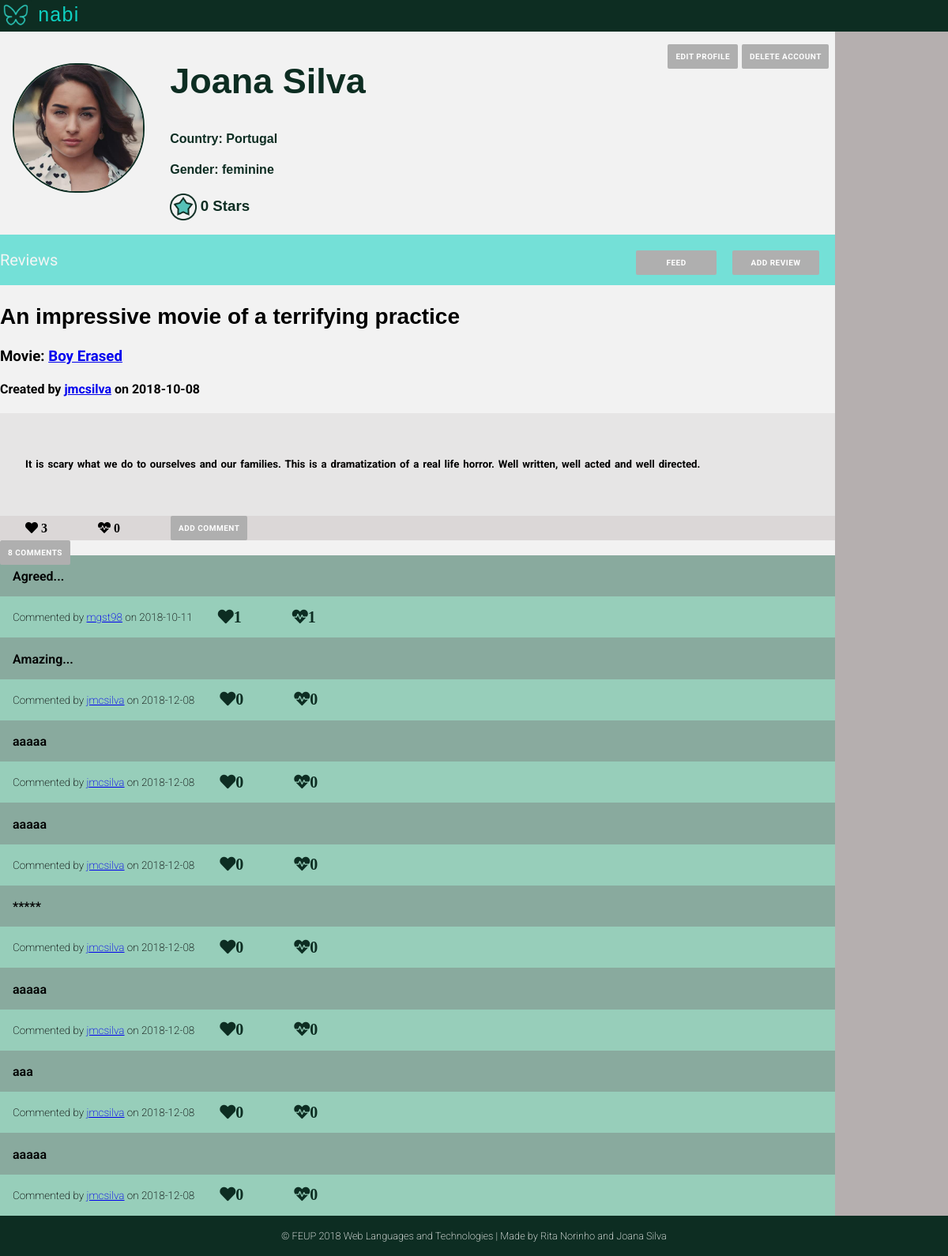
The app's page /pages/profile.php (signed in), older data.
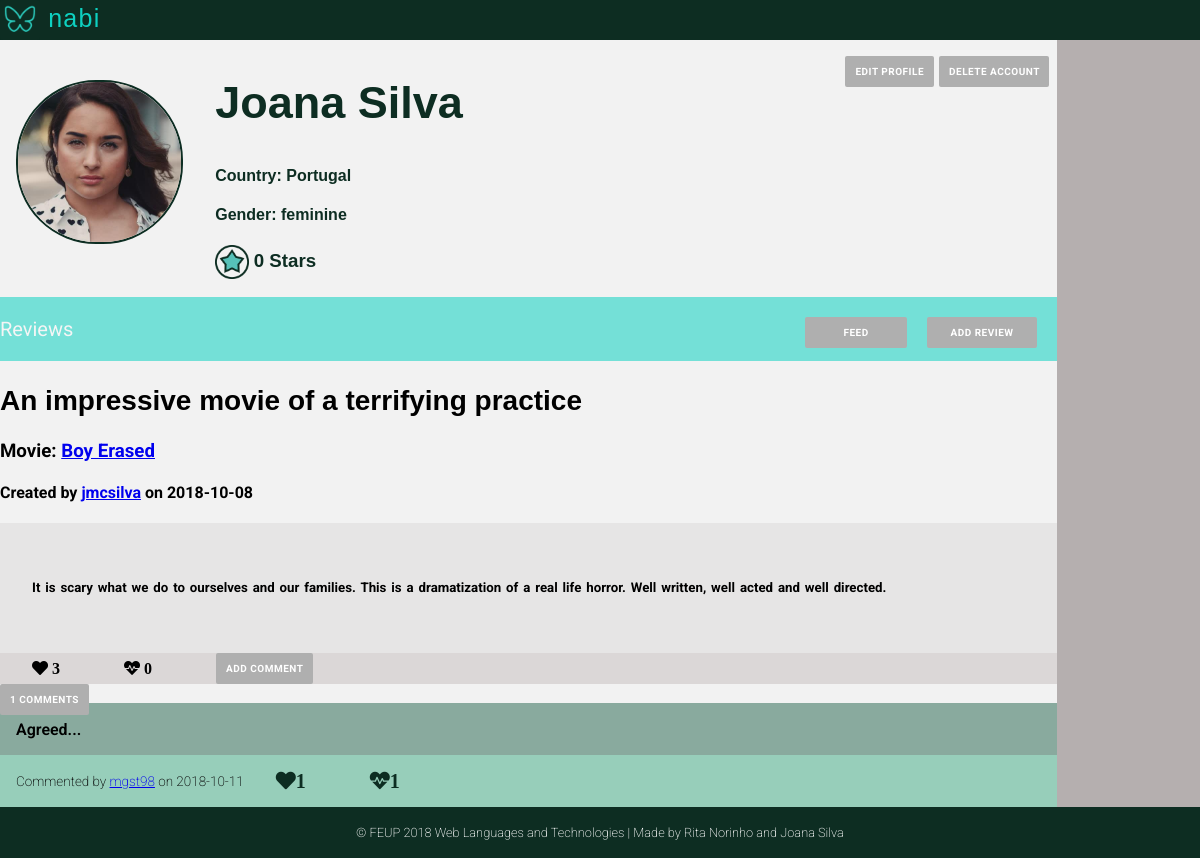
The same page, newer data.
### tables this page shows
CREATE TABLE User (
    ID        INTEGER PRIMARY KEY AUTOINCREMENT,
    FirstName STRING NOT NULL,
    LastName  STRING NOT NULL,
    Username  STRING UNIQUE NOT NULL,
    Gender    STRING NOT NULL,
    Birthday  DATE NOT NULL,
    Country   STRING NOT NULL,
    Email     STRING UNIQUE NOT NULL,
    Password  CHAR (256) NOT NULL,  
    Photo     STRING DEFAULT "default.jpg",
    Points    INTEGER
    
);

CREATE TABLE Review (
    ID          INTEGER PRIMARY KEY AUTOINCREMENT,
    Title       STRING  NOT NULL,
    UserID      INTEGER REFERENCES User(ID) ON DELETE CASCADE,
    MovieID     INTEGER REFERENCES Movie(ID) ON DELETE CASCADE,
    ReviewDate  DATE NOT NULL,
    Description STRING NOT NULL
    
);

CREATE TABLE Comment (
    ID          INTEGER PRIMARY KEY AUTOINCREMENT,
    UserID      INTEGER REFERENCES User(ID) ON DELETE CASCADE,
    CommentDate DATE NOT NULL,
    ReviewID    INTEGER REFERENCES Review(ID) ON DELETE CASCADE,
    Description STRING NOT NULL
    
);

### pages/profile.php (called while the page is built, shortened)
<?php
    include_once('../templates/common/tpl_header.php');
    include_once('../templates/tpl_profile.php');
    include_once('../templates/tpl_draw_reviews.php');
    include_once('../templates/common/tpl_footer.php');
    include_once('../database/db_user.php');
    include_once('../database/db_comments.php');
    if (isset($_GET['username'])){
        $username=$_GET['username'];
    }
    else {
        $username=$_SESSION['username'];
    }
    $user_info = getUserInfo($username);
    $user_reviews=getUserReviews($username);
    foreach ($user_reviews as $k => $review){
        $user_reviews[$k]['MovieName'] = getMovieName($review['MovieID']);
        $user_reviews[$k]['UserName'] = $user_info['Username'];
        $user_reviews[$k]['NumberComments'] = getNumberComments($review['ID'],$review['UserID']);
        $user_reviews[$k]['Heart'] = getLikesReview($review['ID']);
        $user_reviews[$k]['Dislike'] = getDisLikesReview($review['ID']);
        $user_reviews[$k]['Comments']=getCommentsReview($review['ID']);
        foreach($user_reviews[$k]['Comments'] as $j => $comment){
            $user_reviews[$k]['Comments'][$j]['Username']=getUsername($comment['UserID']);
            $user_reviews[$k]['Comments'][$j]['Likes']=getLikesComment($comment['ID']);
            $user_reviews[$k]['Comments'][$j]['Dislikes']=getDislikesComment($comment['ID']);
        }
    }
    draw_profile($user_info,$user_reviews);
?>

### database/db_user.php (called while the page is built, shortened)
<?php
  function getID($username) {
    $db = Database::instance()->db();
    try {
      $stmt = $db->prepare('SELECT ID FROM User WHERE username = ?');
      $stmt->execute(array($username));
      if($row = $stmt->fetch()){
        return $row['ID'];
      }
    }catch(PDOException $e) {
      return -1;
    }
  }
  function getUserInfo($username) {
      $db = Database::instance()->db();
      $stmt = $db->prepare('SELECT * FROM User WHERE username = ?');
      $stmt->execute(array($username));
      return  $stmt->fetch();
  }
  function getUserReviews($username){
    $id=getID($username);
    $db = Database::instance()->db();
    $allReviews= $db->prepare('SELECT * FROM Review WHERE UserID = ?');
    $allReviews->execute(array($id));
    $reviews= $allReviews->fetchAll();
    return $reviews;
  }
?>

### database/db_comments.php (called while the page is built, shortened)
<?php
function getCommentsReview($reviewId)
{
  $db = Database::instance()->db();
  $stmt = $db->prepare('SELECT * FROM Comment WHERE ReviewID = ?');
  $stmt->execute(array($reviewId));
  $allReviews= $stmt->fetchAll();
  return $allReviews;
}
?>

### templates/tpl_comment.php (the view, shortened to what this page needs)
<?php function draw_comment($comment){?>
  <div class="comment" data-id="<?=$comment['ID']?>" user-id="<?=$comment['UserID']?>">
  <p><?=$comment['Description']?></p>
  <ul class="review_nav" id="comment_nav">
    <li>
    <h4> Commented by
    <a href="profile.php?username=<?php echo htmlentities($comment['Username'])?>"><?=$comment['Username']?></a>
    on <?=$comment['CommentDate']?></h4>
    </li>
    <li>
    <span id="likes" class="fas fa-heart"><?=$comment['Likes']?></span> <br>
    <li>
    <li>
    <span id="dislikes" class="fas fa-heartbeat"><?=$comment['Dislikes']?></span>
    </li>
    </div>
  <?php }?>

### templates/common/tpl_header.php (shortened to what this page needs)
<!DOCTYPE html>
<html>
<head>
    <link rel="stylesheet" href="../css/style.css">
    <link rel="stylesheet" href="https://use.fontawesome.com/releases/v5.3.1/css/all.css">
</head>

### templates/tpl_profile.php (shortened to what this page needs)
<body>
<?php function draw_profile($userinfo, $reviews) { ?>
<div class="profile_container">
    <div class="profile_header">
        <header>
        <p>  <img src="../assets/mininabi.png" alt="Nabi logo (butterfly)" width="40" height="40"> nabi
       </header>
    </div>
    <div class="side_nav">
    </div>
      <div class="profile_photo">
          <?php if(!(file_exists("../assets/profilePhotos/".$userinfo['ID'].".jpg"))){ ?>
            <img src="../assets/profilePhotos/default.jpg" width="100" height="100" alt="profile avatar">
          <?php } else{ ?>
            <img src="../assets/profilePhotos/<?=$userinfo['ID']?>.jpg" width="100" height="100" alt="profile avatar">
           <?php } ?>
     </div>
    <div class="profile_info" >
        <div class="edit_profile">
           <p>
           <div class="delete">
                <input onclick="openBox('Delete Account')" type="submit" value="Delete Account"/>
            </div>
             <a href="edit_profile.php" class="edit"> edit profile </a>
            </p>
       </div>
        <div class="profile_name">
            <h2>
                  <?=$userinfo['FirstName']?> <?=$userinfo['LastName']?>
            </h2>
        </div>
        <div class="profile_country">
            <h4> Country: <?=$userinfo['Country']?> </h4>
        </div>
        <div class="profile_gender">
            <h4> Gender: <?=$userinfo['Gender']?> </h4>
        </div>
        <div class="profile_points">
        <h3><img src="../assets/star.png" alt ="star icon" >
            <?=$userinfo['Points']?> Stars </h3>
        </div>
    </div>
    <div class="Reviews">
        <p>Reviews
        <input  onclick="openBox('Add Review')" type="submit" value ="Add Review">
        <a href="main_page.php"> Feed </a>
        </p>
    </div>
     <div class="profile_reviews">
        <?php draw_reviews($reviews); ?>
    </div>
    <div class="profile_footer">
         <?php draw_footer(); ?>
    </div>
    </div>
<?php } ?>
    </body>
    </html>

### templates/tpl_draw_reviews.php (shortened to what this page needs)
 <?php include_once(__DIR__.'/tpl_review.php');
        include_once(__DIR__.'/tpl_comment.php');
         ?>
<body>
    <?php function draw_reviews($reviews){?>
    <?php foreach($reviews as $review){?>
        <article data-id="<?=$review['ID']?>" user-id="<?=$review['UserID']?>">
        <div class="review_info">
             <h2><?=$review['Title']?> </h2>
            <h3> Movie: <a href="movie.php?movie_id=<?php echo htmlentities($review['MovieID'])?>"><?=$review['MovieName']?></a> </h3>
            <h4> Created by
            <a href="profile.php?username=<?php echo htmlentities($review['UserName'])?>"><?=$review['UserName']?></a>
            on <?=$review['ReviewDate']?></h4>
        </div>
        <div class="review_content">
            <h5><?=$review['Description']?></h5>
        </div>
        <div class="review_options">
            <ul class="review_nav">
              <li>
                <div class="likes">
                    <span id="review_likes" class="fas fa-heart" >
                    <?=$review['Heart']?></span>
                </div>
              </li>
              <li>
                <div class="dislikes">
                    <span id="review_dislikes" class="fas fa-heartbeat">
                    <?=$review['Dislike']?></span>
                </div>
              </li>
              <li>
              <input type="button"  name="addComment" value="Add Comment">
              </li>
             </ul>
        </div>
         <div class="comments">
         <input type="button" value="<?=$review['NumberComments']?> Comments">
            <br><div class="allComments">
            <?php foreach($review['Comments'] as $comment){?>
                <?php draw_comment($comment)?>
            <?php }?>
            </div>
        </div>
        </article>
        <?php }?>
    <?php }?>
</body>

### templates/common/tpl_footer.php
<?php function draw_footer(){?>
<footer>
    <p> &#169; FEUP 2018 Web Languages and Technologies | Made by Rita Norinho and Joana Silva  </p>
</footer>
<?php } ?>

### css/style.css (style rules this page uses)
body { margin: 0 auto; font-family: 'Roboto', sans-serif; --bg-color-dark: #0D2D22; --bg-color-light: #0ED1C1; --panel-color: #FFFFFF; --logo-font-color: #00311D; --input-color: #f2f2f2; --bg-color-nav:rgba(14, 209, 193, 0.548); --bg-color-sidenav:rgba(177, 171, 171, 0.932); --color-buttons:rgb(175, 175, 175); background-image: url('../assets/background.jpg'); background-position: center; background-attachment: fixed; background-repeat: no-repeat; background-size: cover; }
header { text-align: center; background-color: var(--bg-color-dark); }
footer p { padding:1.4em; text-align: center; background-color: var(--bg-color-dark); font-size: 0.8em; font-weight: 200; color:white; margin:0; }
div.profile_container { background-color: var(--input-color); background-image: none; display: grid; font-family: "Roboto", 'sans-serif'; grid-template-columns: auto 6fr 1fr; grid-template-rows: auto 1fr auto auto auto; grid-template-areas: "header header header" "image info goto" "nav nav goto" "reviews reviews goto" "footer footer footer"; }
.profile_header, .feed_header, .movie_header { grid-area: header; background-color: var(--bg-color-dark); padding: 0; }
.profile_header p, .feed_header p, .movie_header p { text-align: left; font-family: 'Candara',sans-serif; font-size: 25px; margin: 0; letter-spacing: 0.05em; color: var(--bg-color-light); padding: 0; margin-right: 0; }
.profile_header p img, .feed_header p img, .movie_header p img { vertical-align: middle; }
.Reviews p a, .Reviews p button, .Reviews input[type="submit"] { -webkit-appearance: none; margin-right: 2em; width: 8.2em; text-align: center; margin-top:0em; }
.Reviews p button, .Reviews input[type="submit"], .edit_profile input[type="submit"], .comments input[type="submit"] { cursor: pointer; border: 0; width: 11em; }
div.profile_info { grid-area: info; font-family: 'Candara',sans-serif; color: var(--bg-color-dark); padding-left: 1em; }
.profile_points img { width: 25pt; height: 25pt; vertical-align: middle; }
.profile_photo { grid-area: image; padding: 1em; padding-top: 2.5em; }
.profile_photo img { margin:0; width: 10.2em; height: 10em; object-fit: cover; border: 2px solid var(--bg-color-dark); border-radius: 5em; }
.profile_name h2 { font-size: 45px; }
.edit_profile a , .Reviews p a,.Reviews p button, .upload_photo .file_btn, .upload_photo input[type="submit"], .Reviews input[type="submit"], .edit_profile input[type="submit"], .comments input[type="submit"], .popup input[type="submit"], .popup input[type="button"], .review_options input[type="button"], .movie_info a, .comments input[type="button"] { float: right; letter-spacing: 0.05em; font-family: "Roboto",'sans-serif'; text-transform: uppercase; text-decoration: none; font-weight: bold; background: var(--color-buttons); padding: 10px; color: var(--panel-color); font-size: 10px; border-radius: 2px; }
.profile_info p { margin-top: 1em; margin-right: 1em; }
.edit { margin-right:0.5em; }
.delete { margin-right:0.5em; }
.side_nav { background-color: var(--bg-color-sidenav); grid-area: goto; font-size: 25px; font-family: "Roboto",sans-serif; }
.Reviews { grid-area: nav; background-color: var(--bg-color-nav); color: whitesmoke; font-size: 20px; }
div.profile_reviews { grid-area: reviews; }
.review_info h2 { font-family: 'Candara', sans-serif; font-weight: bold; font-size: 28px; }
.review_content { margin: 0; font-family: 'Roboto', sans-serif; background-color: #d8d5d579; font-size: 16px; font-weight: 200; word-spacing: 0.1em; padding: 2em; line-height: 1.6; }
.review_options { background-color: #c0b8b879; }
.profile_footer { grid-area: footer; }
.review_nav { display: flex; margin: 0; padding: 0; justify-content:flex-start; align-items: center; }
.review_options input[type="button"] { border: none; }
.review_nav li { text-decoration: none; display: block; padding-right: 2em; padding-left: 2em; }
.comments input[type="button"] { float: left; border: none; }
.comment { background-color: rgb(137, 170, 158); padding-top: 0.1em; font-weight: 550; }
ul#comment_nav { background-color: rgb(151, 206, 186); }
ul#comment_nav li, .comment p { padding-left: 0; margin-left: 1em; padding-right: 1em; }
ul#comment_nav h4 { font-family: 'Roboto', sans-serif; font-size: 13.5px; font-weight: 200; }
#comment_nav li span { font-size: 20px; color: var(--bg-color-dark); }

Row changes from the older to the newer data that the page shows:
removed comment: Description "Amazing...", Username "jmcsilva", CommentDate "2018-12-08", Likes "0", Dislikes "0"
removed comment: Description "aaaaa", Username "jmcsilva", CommentDate "2018-12-08", Likes "0", Dislikes "0"
removed comment: Description "aaaaa", Username "jmcsilva", CommentDate "2018-12-08", Likes "0", Dislikes "0"
removed comment: Description "*****", Username "jmcsilva", CommentDate "2018-12-08", Likes "0", Dislikes "0"
removed comment: Description "aaaaa", Username "jmcsilva", CommentDate "2018-12-08", Likes "0", Dislikes "0"
removed comment: Description "aaa", Username "jmcsilva", CommentDate "2018-12-08", Likes "0", Dislikes "0"
removed comment: Description "aaaaa", Username "jmcsilva", CommentDate "2018-12-08", Likes "0", Dislikes "0"
computed for review "An impressive movie of a terrifying practice": NumberComments "8 Comments" → "1 Comments"
